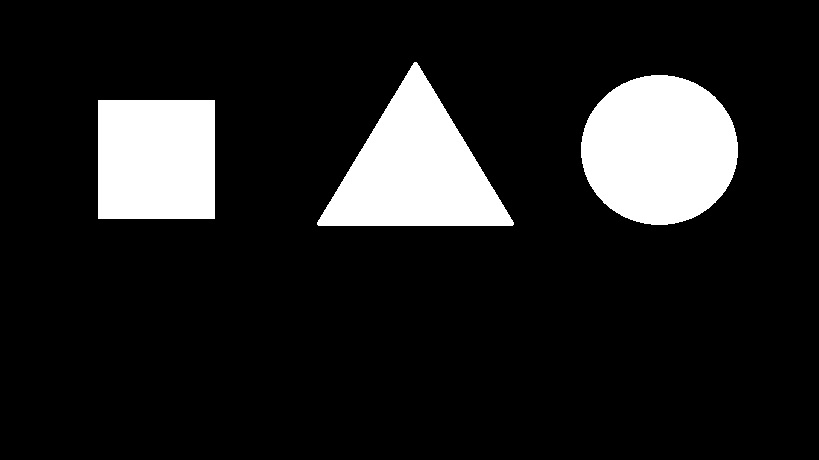
//> input picture ShapeDetection/test.jpg, 819 x 460 px, given in place of the camera
$ ./Source   (built with g++ and OpenCV 4)
//> lines starting //> are read from the running program, lines starting //| are printed output that depends on the picture; after the words box and inside, x2 and y2 are one past the last pixel; in counts of white or black regions, pixels touching at a corner belong together
#include "opencv2/imgcodecs.hpp"
#include "opencv2/imgproc.hpp"
#include "opencv2/videoio.hpp"
#include <opencv2/highgui.hpp>
#include <opencv2/video.hpp>
#include<opencv2/bgsegm.hpp>
#include <stdio.h>
#include <iostream>
#include <sstream>

using namespace cv;
using namespace std;


Mat frame;
Mat fgMaskMOG2;
Ptr<BackgroundSubtractor> pMOG2;
char keyboard;
const int FRAME_WIDTH = 640;
const int FRAME_HEIGHT =360;

void processVideo();
Point2i locate(Mat thold,Mat* output);
Rect drawRect(Mat* frame,Point2i center);


int main()
{
	pMOG2 = createBackgroundSubtractorMOG2();
	processVideo();
	destroyAllWindows();
	return 0;
}

void processVideo() {
	Mat firstFrame;
	int c = 0;
	Mat gray;
	Mat binary;
	vector<Vec3f> circles;
	Point2i centerOfObject;
	Rect recAroundOject;

	VideoCapture capture(1);
	capture.set(CV_CAP_PROP_FRAME_WIDTH, FRAME_WIDTH);
	capture.set(CV_CAP_PROP_FRAME_HEIGHT, FRAME_HEIGHT);
	if (!capture.isOpened()) {
		printf("Unable to open camerafeed \n");
		return;
	}

	keyboard = 0;
	while (keyboard != 'q' && keyboard != 27) {
		if (!capture.read(frame)) {
			printf("Unable to read next frame \n");
			return;
		}
//> frame is the input picture: 460 rows x 819 cols, CV_8UC3; min 0, max 255, mean 33.2
		pMOG2->apply(frame, fgMaskMOG2);
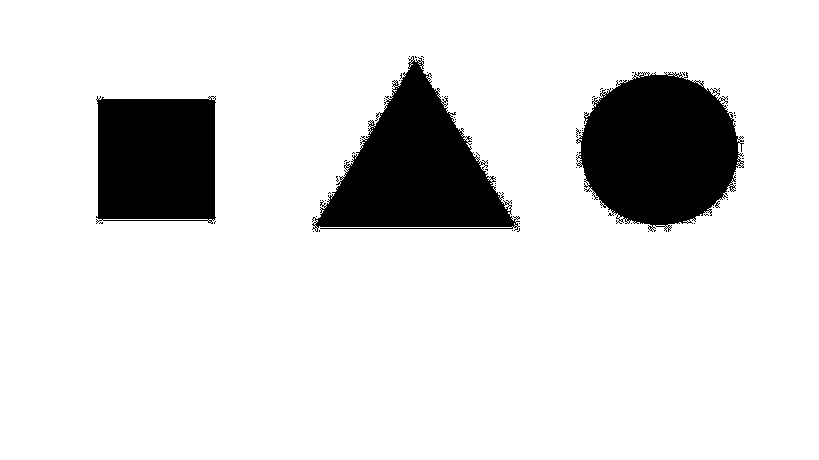
//> fgMaskMOG2: 460 rows x 819 cols, CV_8UC1; values 127 (black) and 255 (white), 86.3% white; 70 black regions (67 under 20 px), largest, box (x1, y1, x2, y2) and area: (576, 72, 744, 232) 19315, (312, 56, 520, 232) 17895, (96, 96, 216, 224) 14194
		erode(fgMaskMOG2, binary, Mat(), Point(-1, -1), 2);
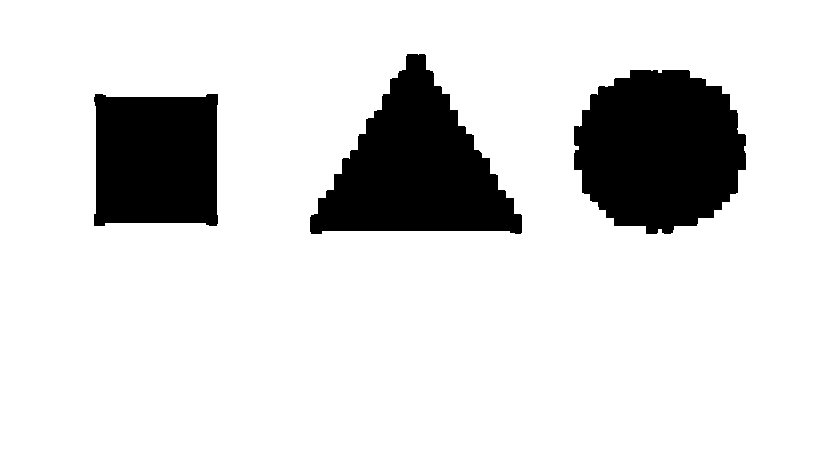
//> binary: 460 rows x 819 cols, CV_8UC1; values 127 (black) and 255 (white), 84.6% white; 3 black regions, box (x1, y1, x2, y2) and area: (574, 70, 746, 234) 21955, (310, 54, 522, 234) 20769, (94, 94, 218, 226) 15423
		dilate(binary, binary, Mat(), Point(-1, -1), 2);
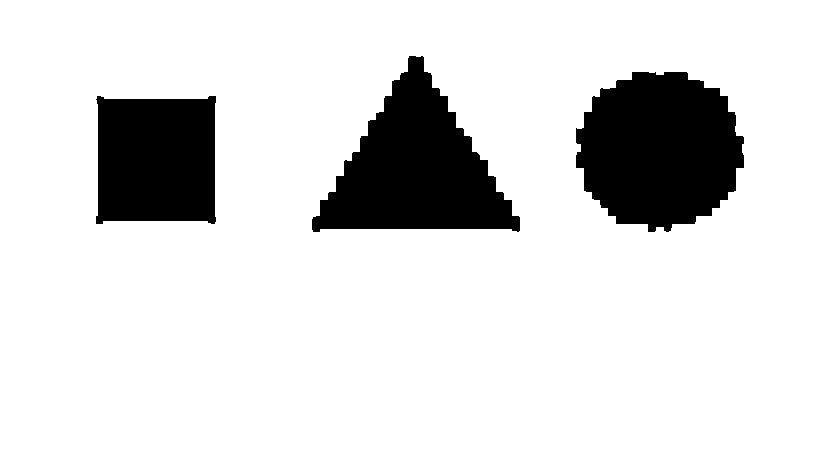
//> binary: 460 rows x 819 cols, CV_8UC1; values 127 (black) and 255 (white), 85.6% white; 3 black regions
		centerOfObject = locate(binary, &frame);
		recAroundOject = drawRect(&frame, centerOfObject);
		if (c == 0)
		{
			fgMaskMOG2.copyTo(firstFrame);
			c++;
		}
		imshow("Frame", frame);
		imshow("FG Mask MOG 2.2", binary);
		keyboard = (char)waitKey(30);

	}
	capture.release();
}
Point2i locate(Mat thold,Mat* output)
{
	Point2i center;
	Mat temp;
	int x, y;
	thold.copyTo(temp);
	//threshold(temp, temp, 100, 255, CV_THRESH_BINARY);
	vector< vector<Point> > contours;
	vector<Vec4i> hierarchy;
	findContours(temp, contours, hierarchy, CV_RETR_CCOMP, CV_CHAIN_APPROX_SIMPLE);
//> contours = 1 contour; box (x1, y1, x2, y2) and area: (0, 0, 819, 460) 375462
	if (hierarchy.size()>0)
	{
		for (int index = 0; index >= 0; index = hierarchy[index][0])
		{
			Moments moment = moments((cv::Mat)contours[index]);
			double area = moment.m00;
			if (area > 300)
			{
				x = moment.m10 / area;
				y = moment.m01 / area;

			}
			printf("Area = %f ; x=%d ; y=%d\n", area, x, y);
		}
//> this loop made 1 pass
//> (area, x, y) on pass 1: (375462, 409, 229)
//| Area = 375462.000000 ; x=409 ; y=229
	}

	if (x > 0 && y > 0)
	{
		circle(*output, Point(x, y), 2, Scalar(0, 0, 255), -1);
//> output: 460 rows x 819 cols, CV_8UC3; 13 pixels changed, all inside (x1, y1, x2, y2) = (407, 227, 412, 232)
		center.x = x;
//> center = Point(409, 0)
		center.y = y;
//> center = Point(409, 229)
		return center;
	}
	else
	{
		center.x = 0;
		center.y = 0;
		return center;
	}
}

Rect drawRect(Mat* frame, Point2i center)
{
//> called with center = Point(409, 229)
	Rect rec=Rect(0,0,0,0);
	if (center.x > 0 && center.y > 0)
	{
		rec=Rect(Point2i(center.x - 20, center.y - 20), Point2i(center.x + 20, center.y + 20));
//> rec = Rect(389, 209, 40, 40)
		rectangle(*frame, rec, Scalar(0, 0, 255));
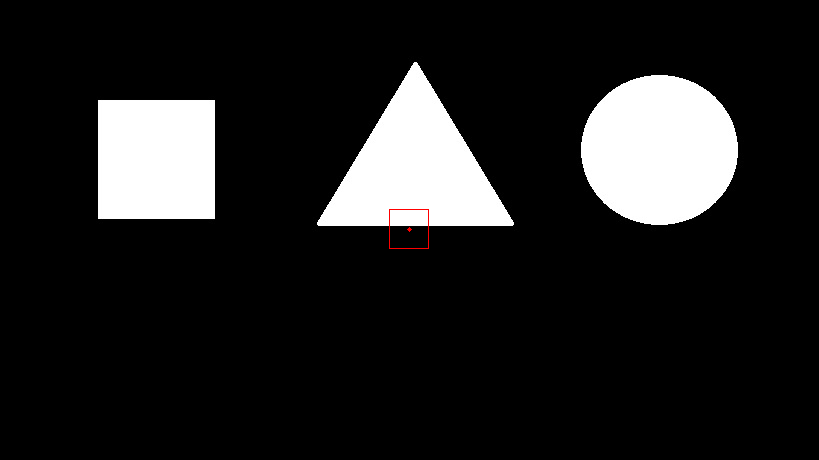
//> frame: 460 rows x 819 cols, CV_8UC3; mean B, G, R 33.2, 33.2, 33.3
//> the 'q' key is pressed
	}
	return rec;
}
